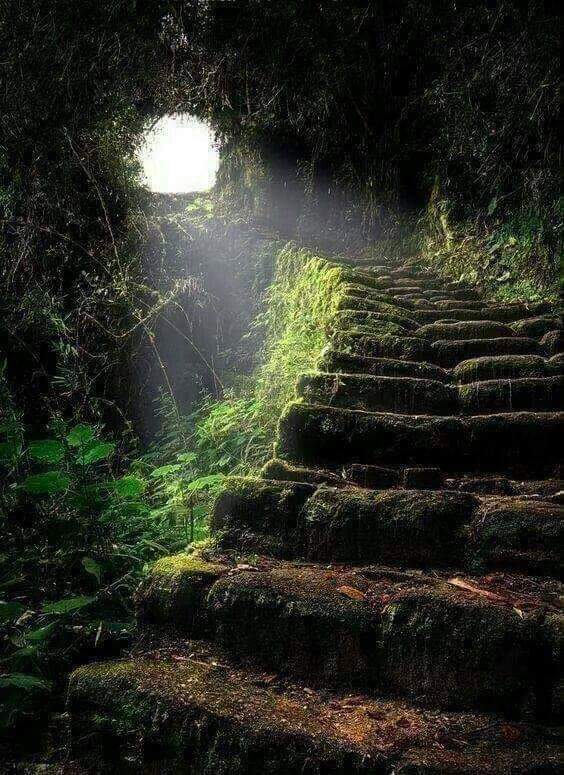
#> input picture test_images/bci59gtxar631.jpg, 564 x 775 px; its folder holds 4 pictures in this run
$ jupyter execute Resize.ipynb
#> lines starting #> are read from the running program, lines starting #| are printed output that depends on the picture
[cell 1]
import os
import sys
import shutil
import numpy as np
from PIL import Image

ALLOWED_FORMATS = ('.jpg', '.jpeg', '.png')
RESIZED_SIZE = (100, 100)
CURRENT_DIR = os.getcwd()
OUTPUT_DIR = os.path.join(CURRENT_DIR, 'resized')
TEST_IMAGE_DIR = os.path.join(CURRENT_DIR, 'test_images')
OUTPUT_FORMAT = 'PNG'

if os.path.exists(OUTPUT_DIR):
    shutil.rmtree(OUTPUT_DIR, ignore_errors=True)
os.mkdir(OUTPUT_DIR)

def resize(img):
#> called with img = 'bci59gtxar631.jpg'
    parts = os.path.splitext(img)
    out = f'{parts[0]}_resized'
    extension = parts[1].lower()
    if extension not in ALLOWED_FORMATS:
        return False
    im = Image.open(f'{TEST_IMAGE_DIR}/{img}').convert('RGB')
#> im is the input picture: PIL image 564x775 RGB; mean R, G, B 43.7, 45.3, 36.3
    width, height = im.size
#> width = 564; height = 775
    cr = im.resize(RESIZED_SIZE)
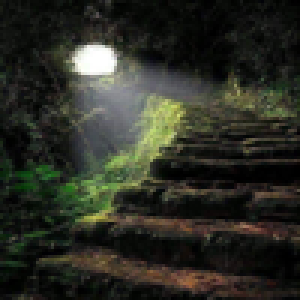
#> cr: PIL image 100x100 RGB (shown 3 times larger); mean R, G, B 43.7, 45.3, 36.3
    print(np.array(cr).shape)
#| (100, 100, 3)
    cr.save(f'{OUTPUT_DIR}/{out}{extension}', OUTPUT_FORMAT)
    return True

for img in os.listdir(TEST_IMAGE_DIR):
    resize(img)
#> pass 2 of the loop `for img in os.listdir(TEST_IMAGE_DIR):`:
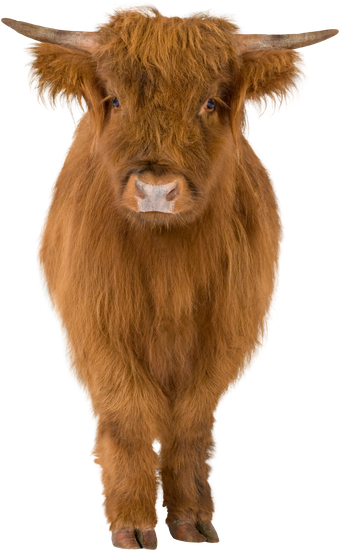
#> input picture test_images/canva-young-highland-cow-MAASsW09QUk.png, 339 x 550 px
#> in resize (call 2), `im = Image.open(f'{TEST_IMAGE_DIR}/{img}').convert('RGB')`:
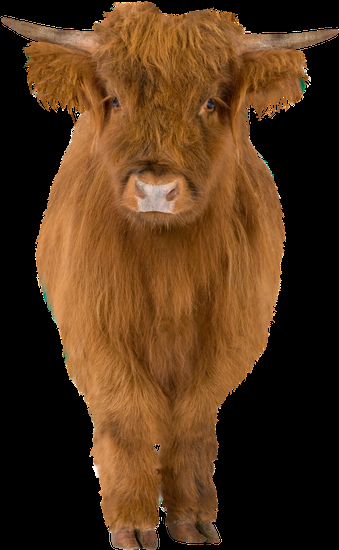
#> im: PIL image 339x550 RGB; mean R, G, B 81.9, 52.2, 25.6
#> in resize (call 2), `cr = im.resize(RESIZED_SIZE)`:
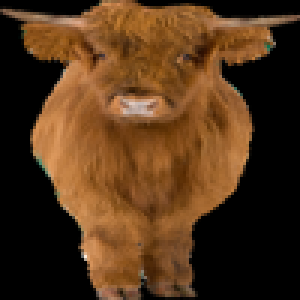
#> cr: PIL image 100x100 RGB (shown 3 times larger); mean R, G, B 82.1, 52.3, 25.7
#| (100, 100, 3)
#> pass 3 of the loop `for img in os.listdir(TEST_IMAGE_DIR):`:
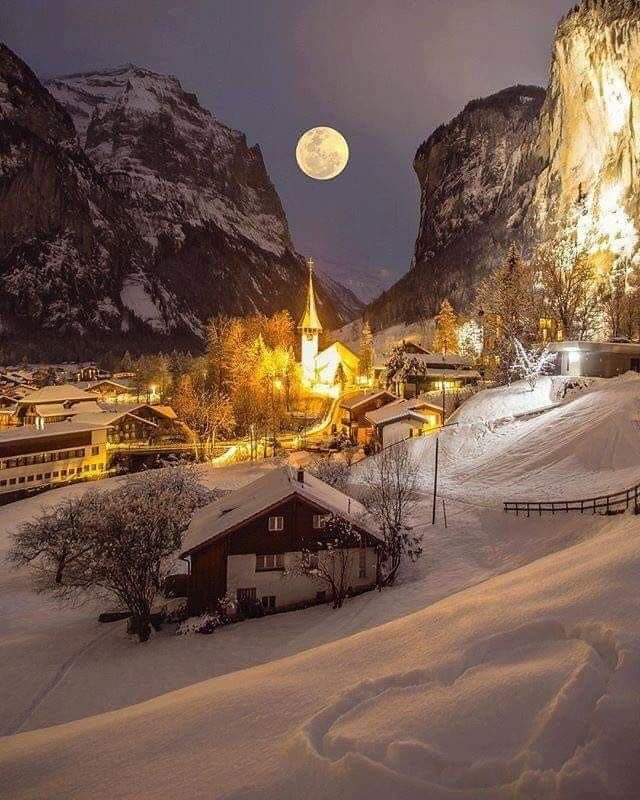
#> input picture test_images/g3a3soi02r631.jpg, 640 x 800 px
#> in resize, im is the input picture: PIL image 640x800 RGB; mean R, G, B 118.3, 92.1, 79.2
#> in resize (call 3), `cr = im.resize(RESIZED_SIZE)`:
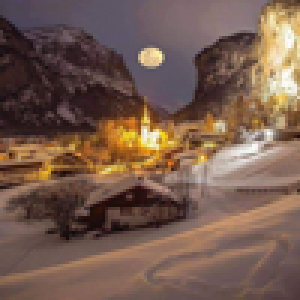
#> cr: PIL image 100x100 RGB (shown 3 times larger); mean R, G, B 118.3, 92.1, 79.2
#| (100, 100, 3)
#> the loop made 4 passes; the first 3 are shown
